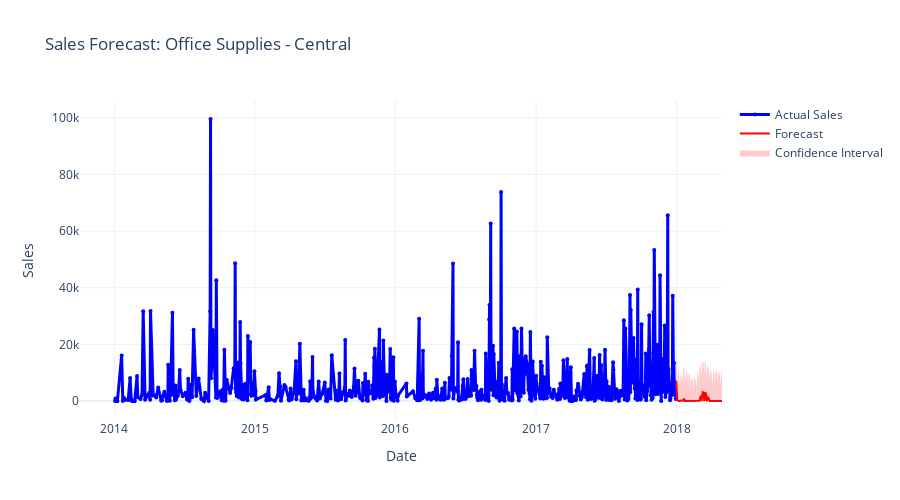
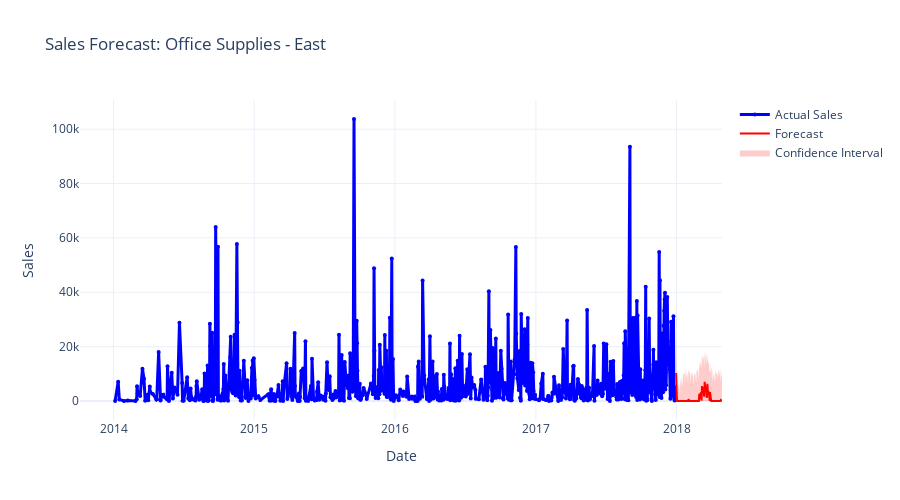
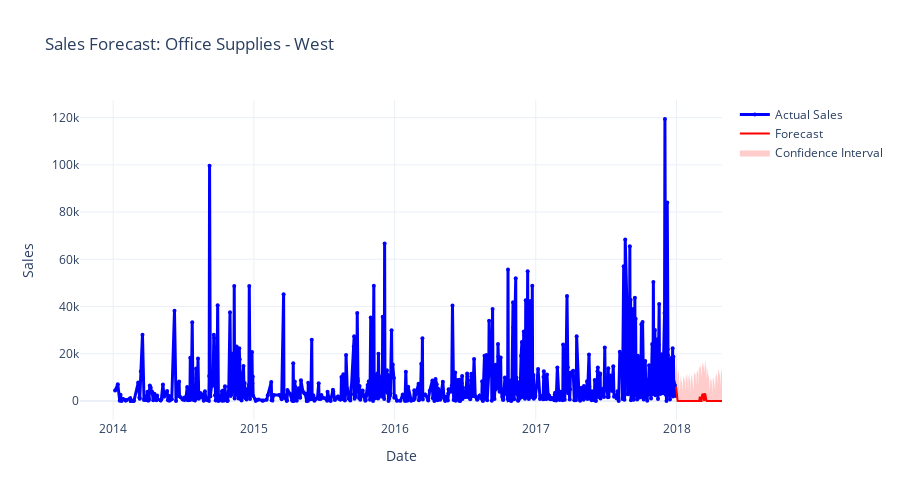
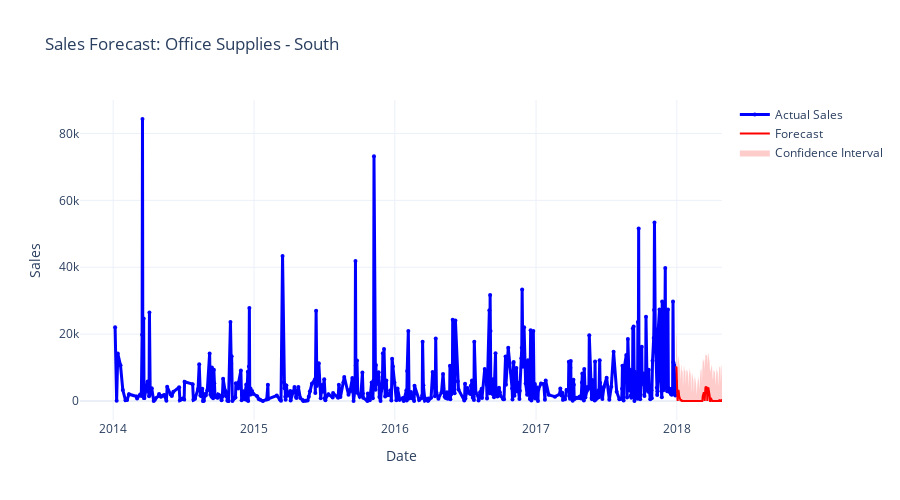

The cell these charts' notebook holds for them, in order:
### Code cell
import plotly.graph_objects as go
print("=== FINAL FORECASTING ===")
categories = df_holiday['Category'].unique()
regions = df_holiday['Region'].unique()
all_forecasts_list = []
for cat in categories:
    for reg in regions:
        print(f"Processing: {cat} - {reg}")
        mask = (df_holiday['Category'] == cat) & (df_holiday['Region'] == reg)
        df_subset = df_holiday[mask].copy()
        if df_subset.empty:
            continue
        daily_data = df_subset.groupby('ds').agg({
            'y': 'sum',
            'isholiday': 'max',
            'Month': 'first',
            'Quarter': 'first', 
            'Year': 'first'
        }).reset_index()
        if len(daily_data) < 30:
            print(f"  Skipping: Only {len(daily_data)} data points")
            continue
        print(f"Data points: {len(daily_data)}")
        try:
            daily_data = daily_data.sort_values('ds').reset_index(drop=True)
            daily_data['lag_1'] = daily_data['y'].shift(1)
            daily_data['lag_7'] = daily_data['y'].shift(7)
            daily_data['lag_30'] = daily_data['y'].shift(30)
            daily_data['Rolling_7'] = daily_data['y'].rolling(window=7, min_periods=1).mean()
            daily_data['Rolling_30'] = daily_data['y'].rolling(window=30, min_periods=1).mean()
            daily_data['lag_1'] = daily_data['lag_1'].fillna(method='bfill').fillna(method='ffill').fillna(0)
            daily_data['lag_7'] = daily_data['lag_7'].fillna(method='bfill').fillna(method='ffill').fillna(0)
            daily_data['lag_30'] = daily_data['lag_30'].fillna(method='bfill').fillna(method='ffill').fillna(0)
            daily_data['Rolling_7'] = daily_data['Rolling_7'].fillna(method='bfill').fillna(method='ffill').fillna(0)
            daily_data['Rolling_30'] = daily_data['Rolling_30'].fillna(method='bfill').fillna(method='ffill').fillna(0)
            print("Regressors created successfully")
            y_scaler = StandardScaler()
            lag_scaler = StandardScaler()
            rolling_scaler = StandardScaler()
            time_scaler = StandardScaler()
            daily_data['y_scaled'] = y_scaler.fit_transform(daily_data[['y']])
            lag_features = ['lag_1', 'lag_7', 'lag_30']
            daily_data[lag_features] = lag_scaler.fit_transform(daily_data[lag_features])
            rolling_features = ['Rolling_7', 'Rolling_30']
            daily_data[rolling_features] = rolling_scaler.fit_transform(daily_data[rolling_features])
            time_features = ['Month', 'Quarter', 'Year']
            daily_data[time_features] = time_scaler.fit_transform(daily_data[time_features])
            regressors = ['isholiday'] + lag_features + rolling_features + time_features
            model = Prophet(
                yearly_seasonality=True,
                weekly_seasonality=True,
                daily_seasonality=False,
                changepoint_prior_scale=0.05,
                seasonality_prior_scale=10, 
                holidays_prior_scale=10
            )
            for regressor in regressors:
                model.add_regressor(regressor,standardize=False)
            train_data = daily_data[['ds', 'y_scaled'] + regressors].copy()
            train_data = train_data.rename(columns={'y_scaled': 'y'})
            train_data = train_data.dropna()
            if len(train_data) < 30:
                print("Skipping: Not enough data after cleaning")
                continue
            model.fit(train_data)
            future_df = model.make_future_dataframe(periods=120, include_history=False)
            future_df['Month'] = future_df['ds'].dt.month
            future_df['Quarter'] = future_df['ds'].dt.quarter
            future_df['Year'] = future_df['ds'].dt.year
            future_df['isholiday'] = future_df['ds'].isin(holidays_df['ds']).astype(int)
            predictions = []
            history = daily_data['y'].tolist()
            for i, date in enumerate(future_df['ds']):
                future_row = {
                    'ds': date,
                    'Month': date.month,
                    'Quarter': date.quarter,
                    'Year': date.year,
                    'isholiday': 1 if date in holidays_df['ds'].values else 0
                }
                if len(history) >= 1:
                    future_row['lag_1'] = history[-1]
                if len(history) >= 7:
                    future_row['lag_7'] = history[-7]
                if len(history) >= 30:
                    future_row['lag_30'] = history[-30]
                if len(history) >= 7:
                    future_row['Rolling_7'] = np.mean(history[-7:])
                if len(history) >= 30:
                    future_row['Rolling_30'] = np.mean(history[-30:])
                last_vals = daily_data[['lag_1', 'lag_7', 'lag_30', 'Rolling_7', 'Rolling_30']].iloc[-1].to_dict()
                for col in ['lag_1', 'lag_7', 'lag_30', 'Rolling_7', 'Rolling_30']:
                    if col not in future_row or pd.isna(future_row[col]):
                        future_row[col] = last_vals[col]
                future_row_scaled = future_row.copy()
                lag_values = np.array([future_row['lag_1'], future_row['lag_7'], future_row['lag_30']]).reshape(1, -1)
                lag_values_scaled = lag_scaler.transform(lag_values)
                future_row_scaled['lag_1'] = lag_values_scaled[0][0]
                future_row_scaled['lag_7'] = lag_values_scaled[0][1]
                future_row_scaled['lag_30'] = lag_values_scaled[0][2]
                rolling_values = np.array([future_row['Rolling_7'], future_row['Rolling_30']]).reshape(1, -1)
                rolling_values_scaled = rolling_scaler.transform(rolling_values)
                future_row_scaled['Rolling_7'] = rolling_values_scaled[0][0]
                future_row_scaled['Rolling_30'] = rolling_values_scaled[0][1]
                time_values = np.array([future_row['Month'], future_row['Quarter'], future_row['Year']]).reshape(1, -1)
                time_values_scaled = time_scaler.transform(time_values)
                future_row_scaled['Month'] = time_values_scaled[0][0]
                future_row_scaled['Quarter'] = time_values_scaled[0][1]
                future_row_scaled['Year'] = time_values_scaled[0][2]
                pred_df = pd.DataFrame([future_row_scaled])
                forecast = model.predict(pred_df)
                yhat_scaled = forecast['yhat'].iloc[0]
                yhat_lower_scaled = forecast['yhat_lower'].iloc[0]
                yhat_upper_scaled = forecast['yhat_upper'].iloc[0]
                yhat = y_scaler.inverse_transform([[yhat_scaled]])[0][0]
                yhat_lower = y_scaler.inverse_transform([[yhat_lower_scaled]])[0][0]
                yhat_upper = y_scaler.inverse_transform([[yhat_upper_scaled]])[0][0]
                yhat = max(0, yhat)
                yhat_lower = max(0, yhat_lower)
                yhat_upper = max(0, yhat_upper)
                predictions.append({
                    'ds': date,
                    'yhat': yhat,
                    'yhat_lower': yhat_lower,
                    'yhat_upper': yhat_upper,
                    'Category': cat,
                    'Region': reg
                })
                history.append(yhat)
            future_forecast = pd.DataFrame(predictions)
            historical_forecast = model.predict(train_data)
            historical_forecast['yhat'] = y_scaler.inverse_transform(historical_forecast[['yhat']]).flatten()
            historical_forecast['yhat_lower'] = y_scaler.inverse_transform(historical_forecast[['yhat_lower']]).flatten()
            historical_forecast['yhat_upper'] = y_scaler.inverse_transform(historical_forecast[['yhat_upper']]).flatten()
            historical_forecast['yhat'] = historical_forecast['yhat'].apply(lambda x: max(0, x))
            historical_forecast['yhat_lower'] = historical_forecast['yhat_lower'].apply(lambda x: max(0, x))
            historical_forecast['yhat_upper'] = historical_forecast['yhat_upper'].apply(lambda x: max(0, x))
            historical_forecast['Category'] = cat
            historical_forecast['Region'] = reg
            historical_forecast['y'] = daily_data.loc[train_data.index, 'y'].values
            combined = pd.concat([
                historical_forecast[['ds', 'y', 'yhat', 'yhat_lower', 'yhat_upper', 'Category', 'Region']],
                future_forecast[['ds', 'yhat', 'yhat_lower', 'yhat_upper', 'Category', 'Region']]
            ], ignore_index=True)
            all_forecasts_list.append(combined)
            print(f"  ✓ Successfully forecasted with complete scaling")
        except Exception as e:
            print(f"  ✗ Error: {str(e)}")
            continue
if all_forecasts_list:
    all_forecasts = pd.concat(all_forecasts_list, ignore_index=True)
    print(f"\n=== FORECASTING COMPLETED ===")
    print(f"Total forecast records: {len(all_forecasts)}")
    print("\n=== CREATING PLOTS ===")
    for category in all_forecasts['Category'].unique():
        for region in all_forecasts['Region'].unique():
            print(f"Plotting: {category} - {region}")
            mask = (all_forecasts['Category'] == category) & (all_forecasts['Region'] == region)
            plot_data = all_forecasts[mask].sort_values('ds')
            fig = go.Figure()
            actual_data = plot_data[plot_data['y'].notna()]
            if not actual_data.empty:
                fig.add_trace(go.Scatter(
                    x=actual_data['ds'],
                    y=actual_data['y'],
                    mode='lines+markers',
                    name='Actual Sales',
                    line=dict(color='blue', width=3),
                    marker=dict(size=4)
                ))
            forecast_data = plot_data[plot_data['y'].isna()]
            if not forecast_data.empty:
                fig.add_trace(go.Scatter(
                    x=forecast_data['ds'],
                    y=forecast_data['yhat'],
                    mode='lines',
                    name='Forecast',
                    line=dict(color='red', width=2)
                ))
                fig.add_trace(go.Scatter(
                    x=forecast_data['ds'].tolist() + forecast_data['ds'].tolist()[::-1],
                    y=forecast_data['yhat_upper'].tolist() + forecast_data['yhat_lower'].tolist()[::-1],
                    fill='toself',
                    fillcolor='rgba(255, 0, 0, 0.2)',
                    line=dict(color='rgba(255,255,255,0)'),
                    name='Confidence Interval',
                    showlegend=True
                ))
            fig.update_layout(
                title=f'Sales Forecast: {category} - {region}',
                xaxis_title='Date',
                yaxis_title='Sales',
                template='plotly_white',
                height=500,
                width=900
            )
            fig.show()
